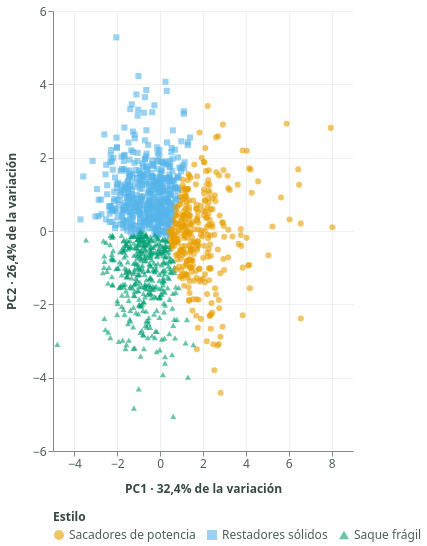

This figure's Vega-Lite source:
### Vega-Lite specification from a JSON file in a GitHub repository (floating-point values rounded to 4 significant figures; data arrays with more than 128 entries replaced by an {"elided": "..."} marker saying what was removed)
{"config": {"view": {"continuousWidth": 300, "continuousHeight": 300, "stroke": null}, "axis": {"gridColor": "#EDF0EB", "labelColor": "#4C5F58", "labelFontSize": 12, "labelLimit": 290, "tickCount": 6, "titleColor": "#364940", "titleFontSize": 12, "titlePadding": 14}, "background": "#FFFFFF", "font": "Segoe UI, system-ui, sans-serif", "legend": {"columns": 3, "labelColor": "#4C5F58", "labelFontSize": 12, "labelLimit": 320, "titleColor": "#364940", "titleFontSize": 12}}, "data": {"name": "data-6e8b4b7eb3ea6b6944e98a351e4668f1"}, "mark": {"type": "point", "filled": true, "opacity": 0.6, "size": 37}, "encoding": {"color": {"field": "estilo", "legend": {"orient": "bottom"}, "scale": {"domain": ["Sacadores de potencia", "Restadores sólidos", "Saque frágil"], "range": ["#E69F00", "#56B4E9", "#009E73"]}, "title": "Estilo", "type": "nominal"}, "shape": {"field": "estilo", "legend": {"orient": "bottom"}, "scale": {"domain": ["Sacadores de potencia", "Restadores sólidos", "Saque frágil"], "range": ["circle", "square", "triangle-up"]}, "title": "Estilo", "type": "nominal"}, "tooltip": [{"field": "nombre", "title": "Jugador", "type": "nominal"}, {"field": "superficie_nombre", "title": "Superficie", "type": "nominal"}, {"field": "estilo", "title": "Asignación del modelo", "type": "nominal"}, {"field": "partidos", "format": ".0f", "title": "Partidos", "type": "quantitative"}, {"field": "winrate", "format": ".1%", "title": "Victorias (descriptivo)", "type": "quantitative"}, {"field": "silhouette", "format": ".3f", "title": "Silhouette individual", "type": "quantitative"}], "x": {"field": "PC1", "scale": {"domain": [-5.0, 9.0]}, "title": "PC1 · 32,4% de la variación", "type": "quantitative"}, "y": {"field": "PC2", "scale": {"domain": [-6.0, 6.0]}, "title": "PC2 · 26,4% de la variación", "type": "quantitative"}}, "height": 440, "params": [{"name": "superficie", "value": "Todas"}, {"name": "estiloFiltro", "value": "Todos"}, {"name": "minPartidos", "value": 20}, {"name": "busqueda", "value": ""}], "transform": [{"filter": "(superficie === 'Todas' || datum.superficie === superficie) && (estiloFiltro === 'Todos' || datum.estilo === estiloFiltro) && datum.partidos >= minPartidos && indexof(lower(datum.nombre), lower(busqueda)) >= 0"}], "width": "container", "$schema": "https://vega.github.io/schema/vega-lite/v6.4.1.json", "datasets": {"data-6e8b4b7eb3ea6b6944e98a351e4668f1": {"elided": "1224 records"}}}
